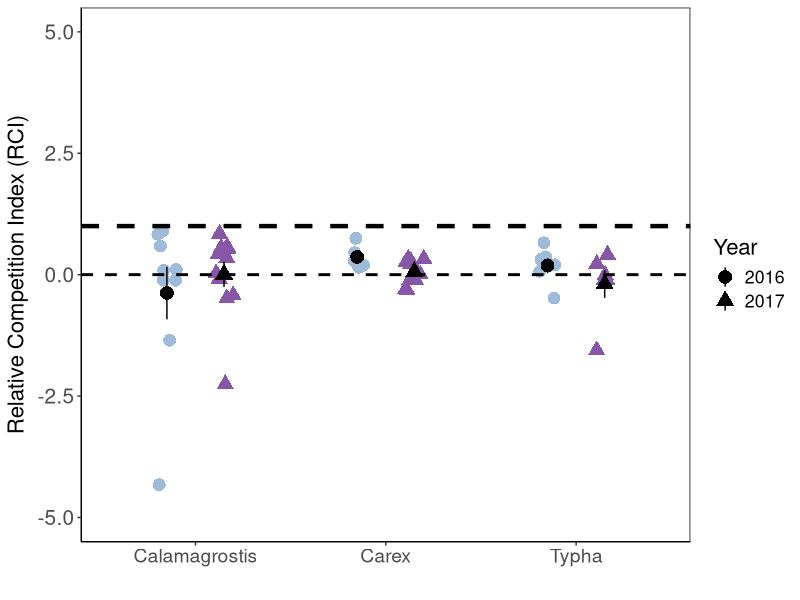

Write R code to recreate this figure.

library(tidyverse)
library(ggpubr)

RCI.res <- read.csv("Data/RCI_residents.csv")
str(RCI.res) 
RCI.res$Year <- as.factor(RCI.res$Year)

RCI.plot <- ggplot(RCI.res, aes(x = Phytometer, y = RCI)) + 
  geom_jitter(
    aes(shape = Year, color = Year), 
    position = position_jitterdodge(jitter.width = 0.2, dodge.width = 0.6),
    size = 4) +
  theme_classic() +
  stat_summary(
    aes(shape = Year),
    fun.data = "mean_se", fun.args = list(mult = 1),
    geom = "pointrange", size = 1,
    position = position_dodge(0.6)
  ) +
  labs(x = " ",
       y = expression(paste("Relative Competition Index (RCI)"))) + 
  scale_color_manual(values = c("#9ebcda","#8856a7")) +
  theme(panel.border = element_rect(fill = NA)) +
  theme(text = element_text(size = 16),
        axis.text.x = element_text(size = 14),
        axis.text.y = element_text(size = 15)) +
  ylim(-5, 5) +
  geom_hline(yintercept = 1, linetype = "dashed",
             size = 1.5) +
  geom_hline(yintercept = 0, linetype = "dashed",
             size = 1)
